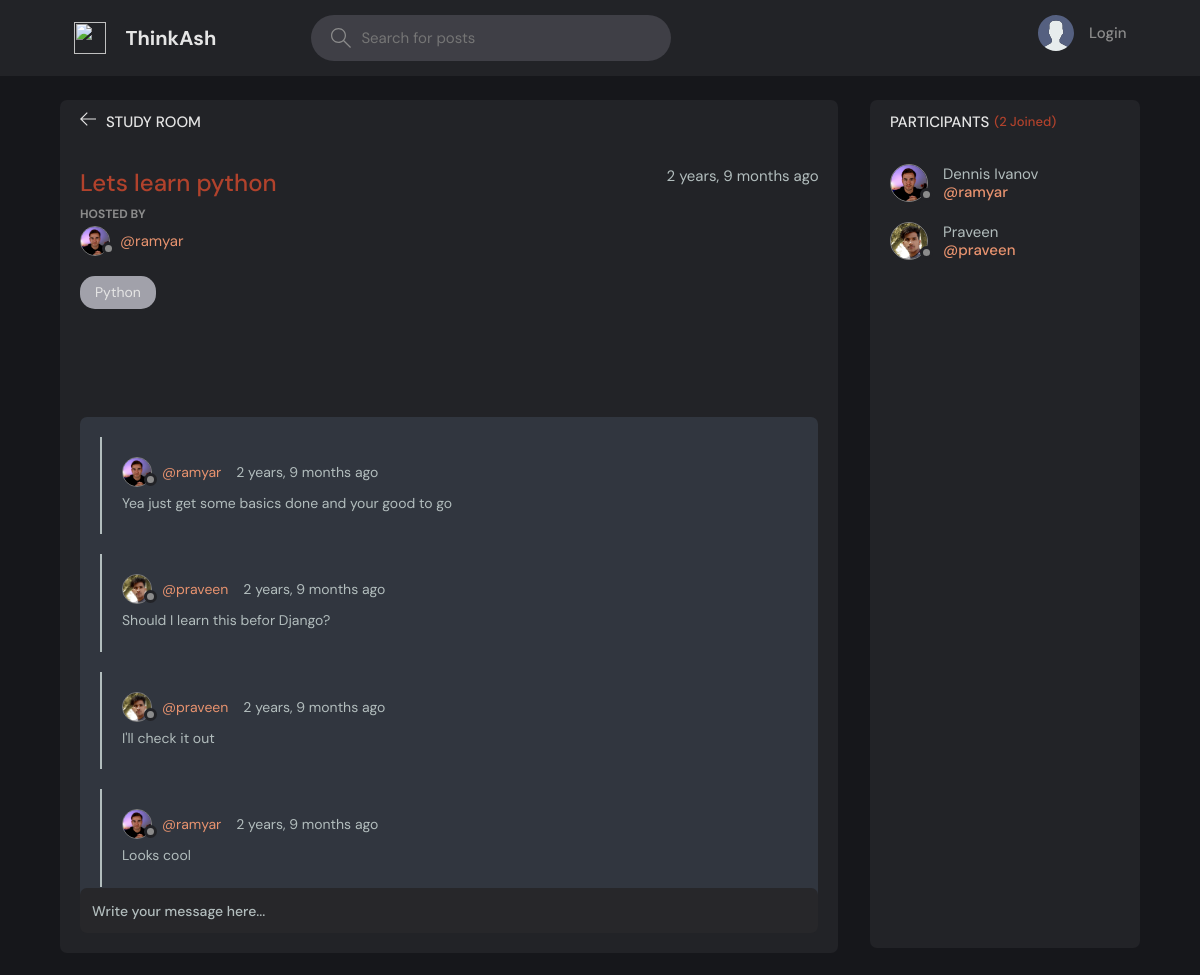
Page /room/15/ on the committed database.
### base/models.py (models this page shows, shortened)
class Room(models.Model):
    host = models.ForeignKey(User, on_delete=models.SET_NULL, null=True)
    topic = models.ForeignKey(Topic, on_delete=models.SET_NULL, null=True)
    name = models.CharField(max_length=200)
    description = models.TextField(null=True, blank=True)
    participants = models.ManyToManyField(
        User, related_name='participants', blank=True)
    updated = models.DateTimeField(auto_now=True)
    created = models.DateTimeField(auto_now_add=True)
    class Meta:
        ordering = ['-updated', '-created']

class User(AbstractUser):
    name = models.CharField(max_length=200, null=True)
    email = models.EmailField(unique=True, null=True)
    bio = models.TextField(null=True)
    avatar = models.ImageField(null=True, default="avatar.svg")
    USERNAME_FIELD = 'email'
    REQUIRED_FIELDS = ['username']

class Topic(models.Model):
    name = models.CharField(max_length=200)
    def __str__(self):
        return self.name

class Message(models.Model):
    user = models.ForeignKey(User, on_delete=models.CASCADE)
    room = models.ForeignKey(Room, on_delete=models.CASCADE)
    body = models.TextField()
    updated = models.DateTimeField(auto_now=True)
    created = models.DateTimeField(auto_now_add=True)
    class Meta:
        ordering = ['-updated', '-created']

### base/views.py (the view, shortened to what this page needs)
# urls.py: path('room/<str:pk>/', views.room, name="room"),
def room(request, pk):
    room = Room.objects.get(id=pk)
    room_messages = room.message_set.all()
    participants = room.participants.all()
    context = {'room': room, 'room_messages': room_messages,
                'participants': participants}
    return render(request, 'base/room.html', context)

### base/templates/base/room.html (shortened to what this page needs)
{% extends 'main.html' %}
{% block content %}
<main class="profile-page layout layout--2">
  <div class="container">
    <div class="room">
      <div class="room__top">
        <div class="room__topLeft">
          <a href="{% url 'home' %}">
            <svg version="1.1" xmlns="http://www.w3.org/2000/svg" width="32" height="32" viewBox="0 0 32 32">
              <title>arrow-left</title>
              <path
                d="M13.723 2.286l-13.723 13.714 13.719 13.714 1.616-1.611-10.96-10.96h27.625v-2.286h-27.625l10.965-10.965-1.616-1.607z">
              </path>
            </svg>
          </a>
          <h3>Study Room</h3>
        </div>
      </div>
      <div class="room__box scroll">
        <div class="room__header scroll">
          <div class="room__info">
            <h3>{{room.name}}</h3>
            <span>{{room.created|timesince}} ago</span>
          </div>
          <div class="room__hosted">
            <p>Hosted By</p>
            <a href="{% url 'user-profile' room.host.id %}" class="room__author">
              <div class="avatar avatar--small">
                <img src="{{room.host.avatar.url}}" />
              </div>
              <span>@{{room.host.username}}</span>
            </a>
          </div>
          <span class="room__topics">{{room.topic}}</span>
        </div>
        <div class="room__conversation">
          <div class="threads scroll">
            {% for message in room_messages %}
            <div class="thread">
              <div class="thread__top">
                <div class="thread__author">
                  <a href="{% url 'user-profile' message.user.id %}" class="thread__authorInfo">
                    <div class="avatar avatar--small">
                      <img src="{{message.user.avatar.url}}" />
                    </div>
                    <span>@{{message.user.username}}</span>
                  </a>
                  <span class="thread__date">{{message.created|timesince}} ago</span>
                </div>
              </div>
              <div class="thread__details">
                {{message.body}}
              </div>
            </div>
            {% endfor %}
          </div>
        </div>
      </div>
      <div class="room__message">
        <form action="" method="POST">
          <input name="body" placeholder="Write your message here..." />
        </form>
      </div>
    </div>
    <div class="participants">
      <h3 class="participants__top">Participants <span>({{participants.count}} Joined)</span></h3>
      <div class="participants__list scroll">
        {% for user in participants %}
        <a href="{%  url 'user-profile' user.id %}" class="participant">
          <div class="avatar avatar--medium">
            <img src="{{user.avatar.url}}" />
          </div>
          <p>
            {{user.name}}
            <span>@{{user.username}}</span>
          </p>
        </a>
        {% endfor %}
      </div>
    </div>
  </div>
</main>
{% endblock content %}

### rows in the picture
Room: name "Lets learn python", created "2 years, 9 months", host.avatar (picture), host.username "ramyar", topic "Python"
Message: user.avatar (picture), user.username "ramyar", created "2 years, 9 months", body "Yea just get some basics done and your good to go"
Message: user.avatar (picture), user.username "praveen", created "2 years, 9 months", body "Should I learn this befor Django?"
Message: user.avatar (picture), user.username "praveen", created "2 years, 9 months", body "I'll check it out"
Message: user.avatar (picture), user.username "ramyar", created "2 years, 9 months", body "Looks cool"
User: avatar (picture), name "Dennis Ivanov", username "ramyar"
User: avatar (picture), name "Praveen", username "praveen"

### other values in the picture
{{ participants.count }} "2"
